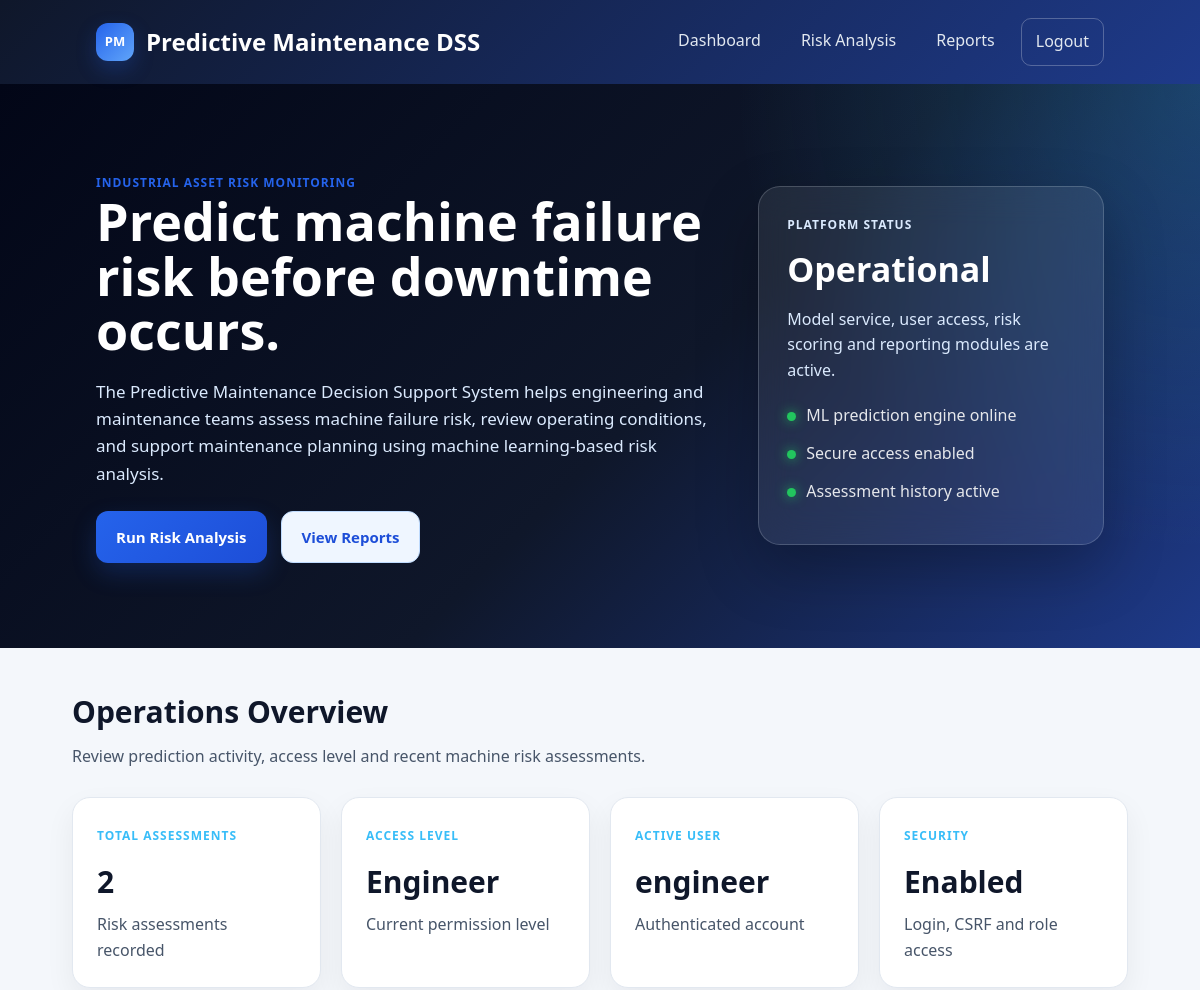
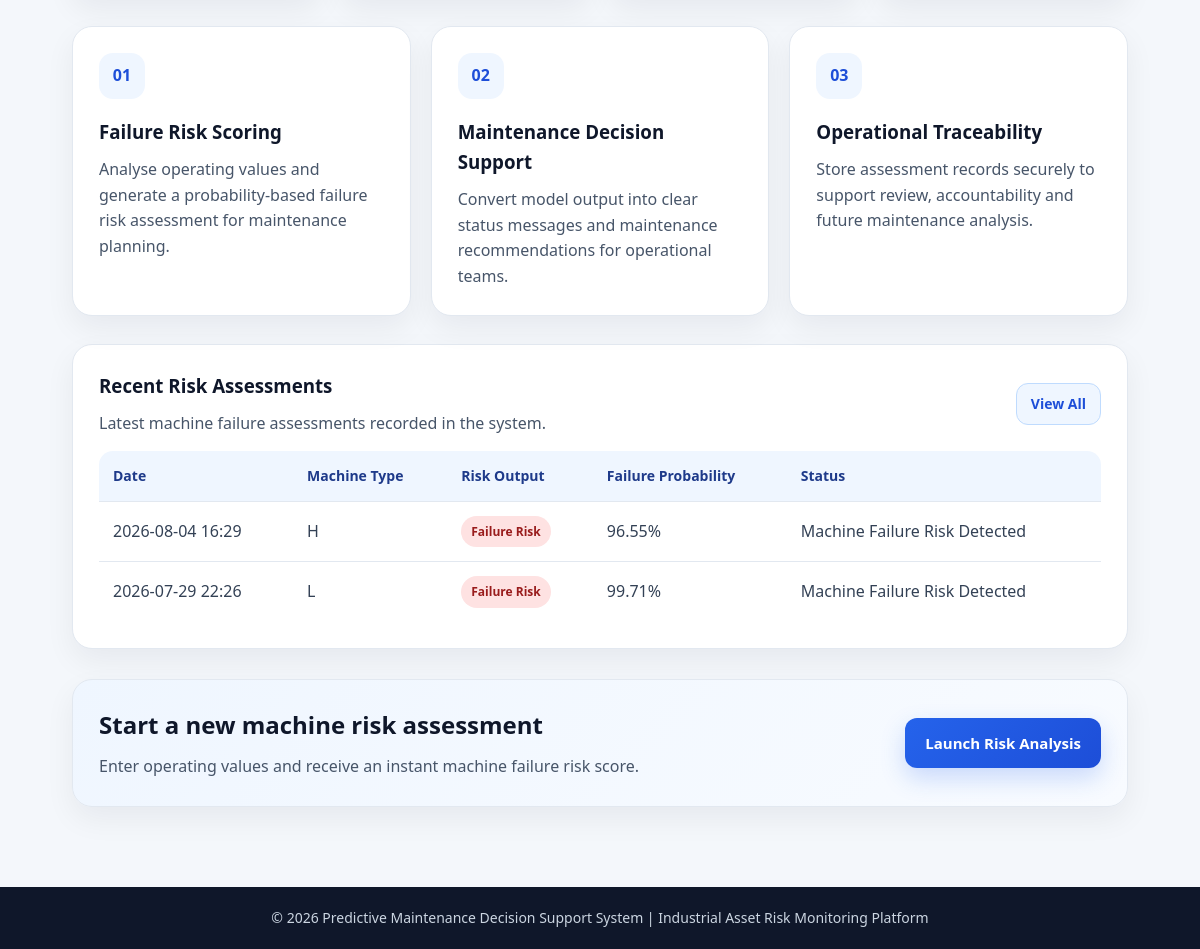
The app's page / (signed in) with its own data (2 pictures, top to bottom).
### app/models.py (models this page shows, shortened)
class User(UserMixin, db.Model):
    id = db.Column(db.Integer, primary_key=True)
    username = db.Column(db.String(80), unique=True, nullable=False, index=True)
    password_hash = db.Column(db.String(255), nullable=False)
    role = db.Column(db.String(20), nullable=False, default="engineer")
    predictions = db.relationship(
        "PredictionHistory",
        backref="user",
        lazy=True,
        cascade="all, delete-orphan",
    )

class PredictionHistory(db.Model):
    id = db.Column(db.Integer, primary_key=True)
    user_id = db.Column(db.Integer, db.ForeignKey("user.id"), nullable=False)
    machine_type = db.Column(db.String(1), nullable=False)
    air_temperature = db.Column(db.Float, nullable=False)
    process_temperature = db.Column(db.Float, nullable=False)
    rotational_speed = db.Column(db.Float, nullable=False)
    torque = db.Column(db.Float, nullable=False)
    tool_wear = db.Column(db.Float, nullable=False)
    prediction = db.Column(db.Integer, nullable=False)
    failure_probability = db.Column(db.Float, nullable=False)
    status = db.Column(db.String(120), nullable=False)
    recommendation = db.Column(db.String(255), nullable=False)
    created_at = db.Column(
        db.DateTime,
        default=lambda: datetime.now(timezone.utc),
        nullable=False,
    )

### app/routes.py (the view)
@main.route("/")
@login_required
def dashboard():
    if current_user.role == "admin":
        total_predictions = PredictionHistory.query.count()
        recent_predictions = (
            PredictionHistory.query
            .order_by(PredictionHistory.created_at.desc())
            .limit(5)
            .all()
        )
    else:
        total_predictions = PredictionHistory.query.filter_by(
            user_id=current_user.id
        ).count()
        recent_predictions = (
            PredictionHistory.query
            .filter_by(user_id=current_user.id)
            .order_by(PredictionHistory.created_at.desc())
            .limit(5)
            .all()
        )
    return render_template(
        "dashboard.html",
        total_predictions=total_predictions,
        recent_predictions=recent_predictions,
    )

### app/__init__.py (called while the page is built)
def create_app():
    app = Flask(__name__)
    app.config["SECRET_KEY"] = os.environ.get(
        "SECRET_KEY",
        "temporary-secret-key-change-later",
    )
    app.config["SQLALCHEMY_DATABASE_URI"] = "sqlite:///pdm_app.db"
    app.config["SQLALCHEMY_TRACK_MODIFICATIONS"] = False
    db.init_app(app)
    login_manager.init_app(app)
    csrf.init_app(app)
    login_manager.login_view = "main.login"
    login_manager.login_message = "Please log in to access this page."
    login_manager.login_message_category = "warning"
    @login_manager.user_loader
    def load_user(user_id):
        return User.query.get(int(user_id))
    from app.routes import main
    app.register_blueprint(main)
    return app

### app/templates/dashboard.html (shortened to what this page needs)
<!DOCTYPE html>
<html>
<head>
    <link rel="stylesheet" href="{{ url_for('static', filename='style.css') }}">
</head>
<body>
    <nav class="navbar">
        <div class="nav-brand">
            <span class="brand-mark">PM</span>
            Predictive Maintenance DSS
        </div>
        <div class="nav-links">
            <a href="{{ url_for('main.dashboard') }}">Dashboard</a>
            <a href="{{ url_for('main.predict') }}">Risk Analysis</a>
            <a href="{{ url_for('main.history') }}">Reports</a>
            <a class="logout-link" href="{{ url_for('main.logout') }}">Logout</a>
        </div>
    </nav>
    <section class="business-hero">
        <div class="hero-left">
            <p class="eyebrow">Industrial Asset Risk Monitoring</p>
            <h1>Predict machine failure risk before downtime occurs.</h1>
            <p class="hero-text">
                The Predictive Maintenance Decision Support System helps engineering and
                maintenance teams assess machine failure risk, review operating conditions,
                and support maintenance planning using machine learning-based risk analysis.
            </p>
            <div class="hero-actions">
                <a class="button primary" href="{{ url_for('main.predict') }}">Run Risk Analysis</a>
                <a class="button secondary" href="{{ url_for('main.history') }}">View Reports</a>
            </div>
        </div>
        <div class="hero-panel">
            <p class="panel-label">Platform Status</p>
            <h2>Operational</h2>
            <p>
                Model service, user access, risk scoring and reporting modules are active.
            </p>
            <div class="status-list">
                <div><span class="status-dot"></span>ML prediction engine online</div>
                <div><span class="status-dot"></span>Secure access enabled</div>
                <div><span class="status-dot"></span>Assessment history active</div>
            </div>
        </div>
    </section>
    <main class="container">
        <div class="section-title">
            <h2>Operations Overview</h2>
            <p>
                Review prediction activity, access level and recent machine risk assessments.
            </p>
        </div>
        <div class="stats-grid">
            <div class="stat-card">
                <span class="stat-label">Total Assessments</span>
                <h3>{{ total_predictions }}</h3>
                <p>Risk assessments recorded</p>
            </div>
            <div class="stat-card">
                <span class="stat-label">Access Level</span>
                <h3>{{ current_user.role|capitalize }}</h3>
                <p>Current permission level</p>
            </div>
            <div class="stat-card">
                <span class="stat-label">Active User</span>
                <h3>{{ current_user.username }}</h3>
                <p>Authenticated account</p>
            </div>
            <div class="stat-card">
                <span class="stat-label">Security</span>
                <h3>Enabled</h3>
                <p>Login, CSRF and role access</p>
            </div>
        </div>
        <div class="card-grid">
            <div class="info-card">
                <div class="card-icon">01</div>
                <h3>Failure Risk Scoring</h3>
                <p>
                    Analyse operating values and generate a probability-based failure risk
                    assessment for maintenance planning.
                </p>
            </div>
            <div class="info-card">
                <div class="card-icon">02</div>
                <h3>Maintenance Decision Support</h3>
                <p>
                    Convert model output into clear status messages and maintenance
                    recommendations for operational teams.
                </p>
            </div>
            <div class="info-card">
                <div class="card-icon">03</div>
                <h3>Operational Traceability</h3>
                <p>
                    Store assessment records securely to support review, accountability
                    and future maintenance analysis.
                </p>
            </div>
        </div>
        <div class="info-card">
            <div class="table-header">
                <div>
                    <h3>Recent Risk Assessments</h3>
                    <p>Latest machine failure assessments recorded in the system.</p>
                </div>
                <a class="button small secondary" href="{{ url_for('main.history') }}">View All</a>
            </div>
            {% if recent_predictions %}
                <table>
                    <tr>
                        <th>Date</th>
                        <th>Machine Type</th>
                        <th>Risk Output</th>
                        <th>Failure Probability</th>
                        <th>Status</th>
                    </tr>
                    {% for record in recent_predictions %}
                    <tr>
                        <td>{{ record.created_at.strftime("%Y-%m-%d %H:%M") }}</td>
                        <td>{{ record.machine_type }}</td>
                        <td>
                            {% if record.prediction == 1 %}
                                <span class="badge danger">Failure Risk</span>
                            {% else %}
                                <span class="badge success">Normal</span>
                            {% endif %}
                        </td>
                        <td>{{ record.failure_probability }}%</td>
                        <td>{{ record.status }}</td>
                    </tr>
                    {% endfor %}
                </table>
            {% else %}
                <div class="empty-state">
                    <h3>No assessments recorded yet</h3>
                    <p>Run your first machine risk analysis to populate the dashboard.</p>
                    <a class="button primary" href="{{ url_for('main.predict') }}">Run First Analysis</a>
                </div>
            {% endif %}
        </div>
        <div class="cta-panel">
            <div>
                <h2>Start a new machine risk assessment</h2>
                <p>
                    Enter operating values and receive an instant machine failure risk score.
                </p>
            </div>
            <a class="button primary" href="{{ url_for('main.predict') }}">Launch Risk Analysis</a>
        </div>
    </main>
    <footer>
        <p>© 2026 Predictive Maintenance Decision Support System | Industrial Asset Risk Monitoring Platform</p>
    </footer>
</body>
</html>

### records on screen
User: role "Engineer", username "engineer"
PredictionHistory: created_at "2026-08-04 16:29", machine_type "H", prediction "Failure Risk", failure_probability "96.55", status "Machine Failure Risk Detected"
PredictionHistory: created_at "2026-07-29 22:26", machine_type "L", prediction "Failure Risk", failure_probability "99.71", status "Machine Failure Risk Detected"

### other values on screen
{{ total_predictions }} "2"
